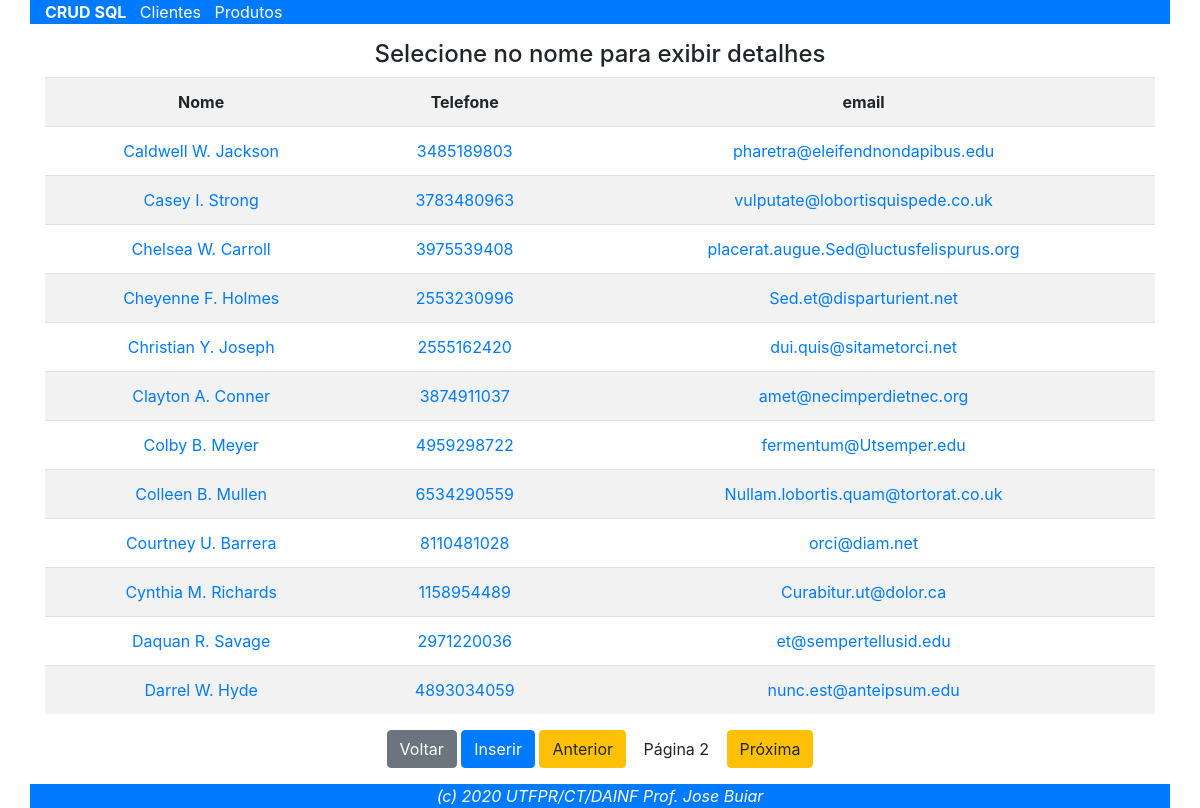
The app's page /parte-7/index.php?ctl=ClienteController&mtd=listar&pg=2 with its own data.
### tables this page shows
CREATE TABLE `cliente` (
  `id` int(11) NOT NULL,
  `nome` text NOT NULL,
  `cpf` decimal(11,0) NOT NULL,
  `telefone` decimal(11,0) NOT NULL,
  `email` text NOT NULL
);

### parte-7/ControllerBase.php (called while the page is built, shortened)
<?php
class ControllerBase {
    public function __construct() {
		$this->model = new $this->nomeModel;
	}
	public function chamarView($nomeView, $info=array()) {
		include "{$nomeView}.php";
	}
}

### parte-7/ControllerSql.php (called while the page is built, shortened)
<?php
class ControllerSql extends ControllerBase {
	public $nomeViewList='ViewListaLink';
	public function listar() {
		$dados = $this->model->read();
		$this->chamarView(
			$this->nomeViewList, array(
				'dados'	=>	$dados,
				'controller'	=>	get_class($this)
		));
	}
}

### parte-7/Conexao.php (called while the page is built, shortened)
<?php
class Conexao
{
    private static $conexao;
    public static function getInstance()
    {
        if (is_null(self::$conexao)) {
            self::$conexao = new \PDO(
				'mysql:host=localhost;port=3306;dbname=csm41',
				'csm41',
				'csm41'
			);
            self::$conexao->setAttribute(
				\PDO::ATTR_ERRMODE,
				\PDO::ERRMODE_EXCEPTION
			);
            self::$conexao->exec('set names utf8');
        }
        return self::$conexao;
    }
}

### parte-7/ModelSql.php (called while the page is built, shortened)
<?php
class ModelSql {
	protected	$tabela		=	null;
	protected	$colunas	=	array( );
	protected	$sort		=	array( );
	protected	$chave		=	null;
	function __construct() {
		$this->conexao = Conexao::getInstance();
	}
	public function read($selecionado=null) {
		$listaColunas = $this->chave .', '.
			implode(", ", $this->colunas);
		$listaWhere = $selecionado ?
			" WHERE $this->chave=".$_REQUEST[$this->chave]
			:  null;
		$listaSort = sizeof($this->sort) > 0 ?
			" ORDER BY ".implode(", ",$this->sort) :
			null;
		$query =
			"SELECT $listaColunas FROM $this->tabela ".
			"$listaWhere$listaSort";
        try {
			$stmt    = $this->conexao->prepare($query);
			$result  = array();
			if ($stmt->execute()) {
				while ($rs = $stmt->fetch()) {
					$result[] = $rs;
				}
			}
		}
		catch(PDOException $e) {
			alert("Erro em SELECT : ".$e->getMessage());
		}
		if ($selecionado == null) return $result;
		return $result[0];
	}
}

### parte-7/ClienteViewListaLink.php (the view, shortened to what this page needs)
<?php
$limite=12;
?>
<div class='container text-center'>
<div class='row'>
<div class='col-12'>
<h4>Selecione no nome para exibir detalhes</h4>
<table class='table table-striped'>
	<tr>
		<th>Nome</th>
		<th>Telefone</th>
		<th>email</th>
	</tr>
<?php
$contador=0;
$pagina = isset($_REQUEST['pg']) ? $_REQUEST['pg'] : 1;
$inicio=($pagina-1)*$limite;
$final=($pagina)*$limite;
foreach ($dados as $valor) {
	++$contador;
	if ($contador <= $inicio) continue;
	$url="?ctl=".$controller."&mtd=buscar&id=".$valor['id'];
?>
	<tr>
		<td><a href='<?php print "$url";?>'><?php print $valor['nome'];?></a></td>
		<td><a href='<?php print "$url";?>'><?php print $valor['telefone'];?></a></td>
		<td><a href='<?php print "$url";?>'><?php print $valor['email'];?></a></td>
	</tr>
<?php
	if ( $contador >= ($final) ) break;
}
$anterior = $pagina<2 ? ' disabled' : null;
$proxima  = $pagina*$limite > sizeof($dados) ? ' disabled' : null;
?>
</table>
<a class='btn btn-secondary' href=?>Voltar</a>
<a class='btn btn-primary' href='?ctl=<?php print $controller; ?>&mtd=adicionar'>Inserir</a>
<a class='btn btn-warning<?php print $anterior;?>' href='?ctl=<?php print $controller; ?>&mtd=listar&pg=<?php print $pagina-1;?>'>Anterior</a>
<a class='btn btn-white'>Página <?php print $pagina;?></a>
<a class='btn btn-warning<?php print $proxima;?>' href='?ctl=<?php print $controller; ?>&mtd=listar&pg=<?php print $pagina+1;?>'>Próxima</a>
</div>
</div>
</div>

### records on screen
cliente: nome "Caldwell W. Jackson", telefone "3485189803", email "pharetra@eleifendnondapibus.edu"
cliente: nome "Casey I. Strong", telefone "3783480963", email "vulputate@lobortisquispede.co.uk"
cliente: nome "Chelsea W. Carroll", telefone "3975539408", email "placerat.augue.Sed@luctusfelispurus.org"
cliente: nome "Cheyenne F. Holmes", telefone "2553230996", email "Sed.et@disparturient.net"
cliente: nome "Christian Y. Joseph", telefone "2555162420", email "dui.quis@sitametorci.net"
cliente: nome "Clayton A. Conner", telefone "3874911037", email "amet@necimperdietnec.org"
cliente: nome "Colby B. Meyer", telefone "4959298722", email "fermentum@Utsemper.edu"
cliente: nome "Colleen B. Mullen", telefone "6534290559", email "Nullam.lobortis.quam@tortorat.co.uk"
cliente: nome "Courtney U. Barrera", telefone "8110481028", email "orci@diam.net"
cliente: nome "Cynthia M. Richards", telefone "1158954489", email "Curabitur.ut@dolor.ca"
cliente: nome "Daquan R. Savage", telefone "2971220036", email "et@sempertellusid.edu"
cliente: nome "Darrel W. Hyde", telefone "4893034059", email "nunc.est@anteipsum.edu"

### other values on screen
$pagina "2"
